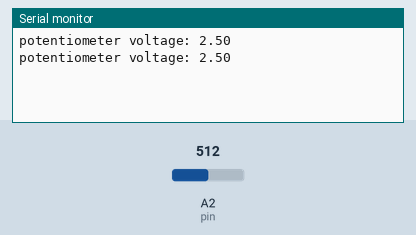
This sketch was run on a simulated Arduino Uno, built with avr-gcc and run on an emulated ATmega328P. Shown: the last lines printed to the serial monitor. Inputs (shaded band) come from the test bench; at power-on: A2 (pin) = 512.

Above: at 1.8 s.
1.9 s: A2 (pin) set to 716
At 2.7 s:
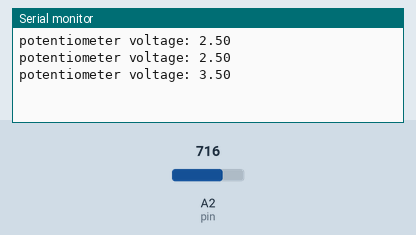
3.4 s: A2 (pin) set to 900
At 4.8 s:
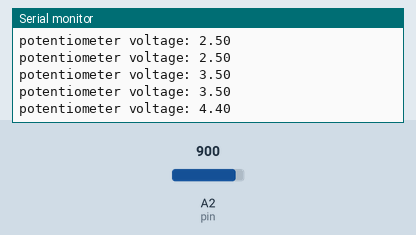
Timing chart, 0 to 6.4 s (numbered marks = the images above; inputs shaded):
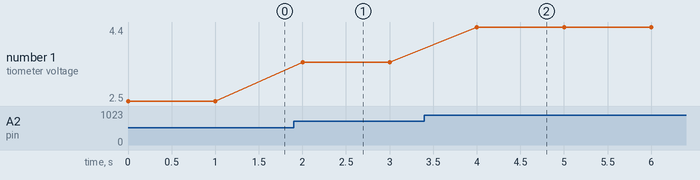

The sketch:

potentio-1.ino
```cpp
int pin = A2;
int val;
float v2;
String message = "potentiometer voltage: ";

void setup() {
    Serial.begin(9600);
}

void loop() {
    val = analogRead(pin);
    v2 = val * (5.0 / 1023.0);
    Serial.println(message + v2);
    delay(1000);
}
```

Measured:
- after the input at 1.9 s, the serial monitor: prints a new line after 0.10 s (image 1)
- after the input at 3.4 s, the serial monitor: prints a new line after 0.60 s (image 2)
- plotted number 1: 2.5 → 3.5 after the input at 1.9 s, 3.5 → 4.4 after the input at 3.4 s
